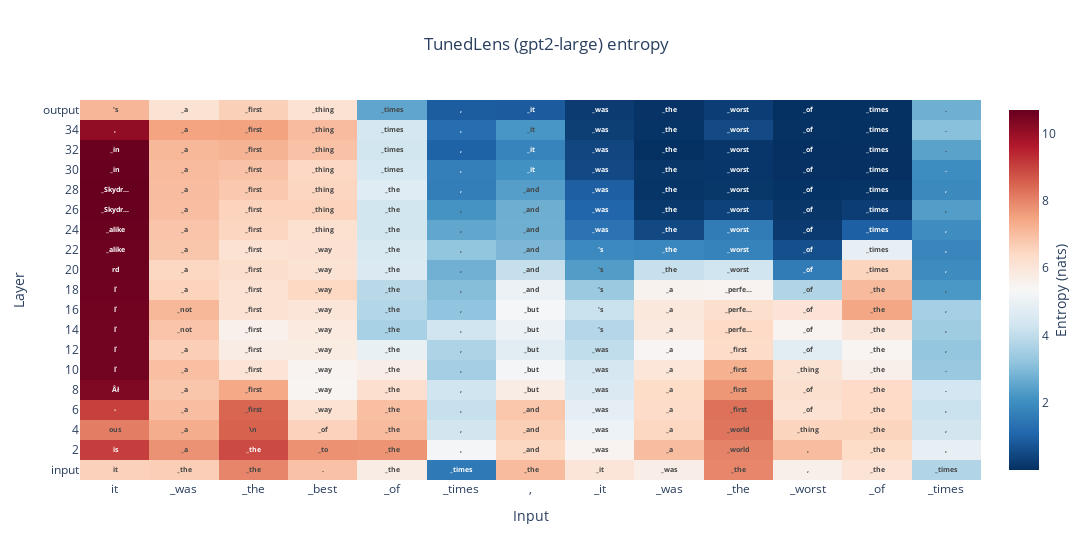

The code cell stored with this chart in its notebook:
### Code cell
from tuned_lens.plotting import PredictionTrajectory
import ipywidgets as widgets
from plotly import graph_objects as go


def make_plot(lens, text, layer_stride, statistic, token_range):
    input_ids = tokenizer.encode(text)
    targets = input_ids[1:] + [tokenizer.eos_token_id]

    if len(input_ids) == 0:
        return widgets.Text("Please enter some text.")
    
    if (token_range[0] == token_range[1]):
        return widgets.Text("Please provide valid token range.")
    pred_traj = PredictionTrajectory.from_lens_and_model(
        lens=lens,
        model=model,
        input_ids=input_ids,
        tokenizer=tokenizer,
        targets=targets,
        start_pos=token_range[0],
        end_pos=token_range[1]
    )

    return getattr(pred_traj, statistic)().plot(
        title=f"{lens.__class__.__name__} ({model.name_or_path}) {statistic}",
        layer_stride=layer_stride,
    )

style = {'description_width': 'initial'}
statistic_wdg = widgets.Dropdown(
    options=[
        ('Entropy', 'entropy'),
        ('Cross Entropy', 'cross_entropy'),
        ('Forward KL', 'forward_kl'),
    ],
    description='Select Statistic:',
    style=style,
)
text_wdg = widgets.Textarea(
    description="Input Text",
    value="it was the best of times, it was the worst of times",
)
lens_wdg = widgets.Dropdown(
    options=[('Tuned Lens', tuned_lens), ('Logit Lens', logit_lens)],
    description='Select Lens:',
    style=style,
)

layer_stride_wdg = widgets.BoundedIntText(
    value=2,
    min=1,
    max=model.config.n_layer//2,
    step=1,
    description='Layer Stride:',
    disabled=False
)

token_range_wdg = widgets.IntRangeSlider(
    description='Token Range',
    min=0,
    max=1,
    step=1,
    style=style,
)


def update_token_range(*args):
    token_range_wdg.max = len(tokenizer.encode(text_wdg.value))

update_token_range()

token_range_wdg.value = [0, token_range_wdg.max]
text_wdg.observe(update_token_range, 'value')

interact = widgets.interact.options(manual_name='Run Lens', manual=True)

plot = interact(
    make_plot,
    text=text_wdg,
    statistic=statistic_wdg,
    lens=lens_wdg,
    layer_stride=layer_stride_wdg,
    token_range=token_range_wdg,
)

### Figure 1 — Plotly figure (JSON) as saved in the notebook; plotly's stock layout.template omitted (floating-point values rounded to 4 significant figures; data arrays with more than 128 entries replaced by an {"elided": "..."} marker saying what was removed)
{"data": [{"colorbar": {"title": {"side": "right", "text": "Entropy (nats)"}}, "colorscale": [[0, "rgb(5,48,97)"], [0.1, "rgb(33,102,172)"], [0.2, "rgb(67,147,195)"], [0.3, "rgb(146,197,222)"], [0.4, "rgb(209,229,240)"], [0.5, "rgb(247,247,247)"], [0.6, "rgb(253,219,199)"], [0.7, "rgb(244,165,130)"], [0.8, "rgb(214,96,77)"], [0.9, "rgb(178,24,43)"], [1, "rgb(103,0,31)"]], "customdata": {"elided": "37x13x10 str values"}, "hoverlabel": {"bgcolor": "rgb(42, 42, 50)"}, "hovertemplate": " %{customdata[0]}<br> %{customdata[1]}<br> %{customdata[2]}<br> %{customdata[3]}<br> %{customdata[4]}<br> %{customdata[5]}<br> %{customdata[6]}<br> %{customdata[7]}<br> %{customdata[8]}<br> %{customdata[9]}<extra></extra>", "text": {"elided": "19x13 str values"}, "texttemplate": "<b>%{text}</b>", "type": "heatmap", "x": ["it", "_was", "_the", "_best", "_of", "_times", ",", "_it", "_was", "_the", "_worst", "_of", "_times"], "y": ["input", "2", "4", "6", "8", "10", "12", "14", "16", "18", "20", "22", "24", "26", "28", "30", "32", "34", "output"], "z": {"elided": "19x13 float values"}}], "layout": {"title": {"text": "TunedLens (gpt2-large) entropy", "x": 0.5}, "width": 1240, "xaxis": {"title": {"text": "Input"}}, "yaxis": {"title": {"text": "Layer"}}}}
